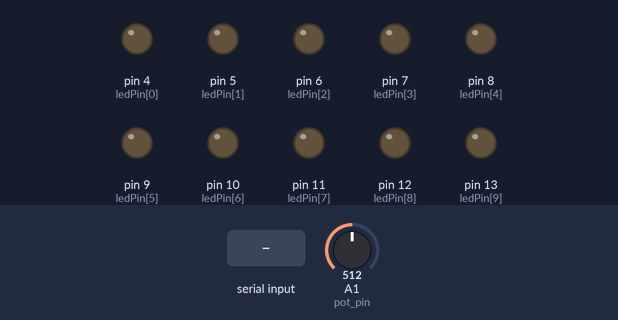
A sketch run on a simulated Arduino Uno, built with avr-gcc and run on an emulated ATmega328P. Shown: output pins drawn as LEDs (lit = HIGH). The test bench sets the inputs (shaded band); at power-on: A1 (pot_pin) = 512. What the sketch prints to the serial monitor is not drawn.

Above: at 1.2 s.
1.3 s: "1\n" received over Serial
At 2.1 s:
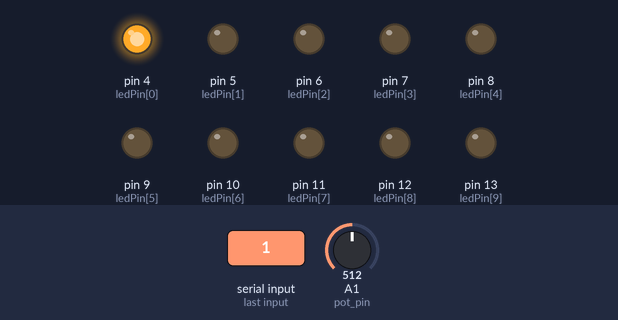
2.8 s: byte 50 ('2') received over Serial
At 3.2 s:
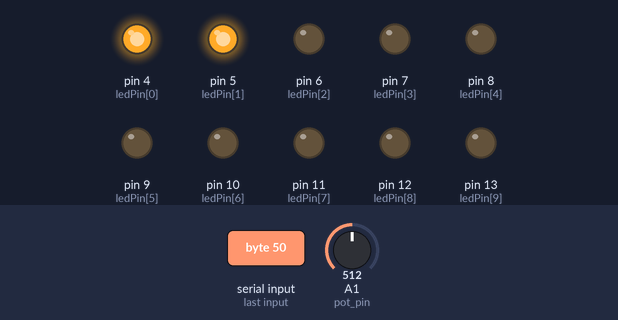
4.3 s: byte 51 ('3') received over Serial
At 5.5 s:
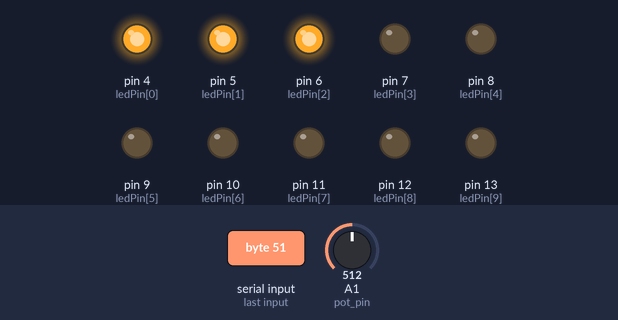
5.8 s: byte 52 ('4') received over Serial
At 6.7 s:
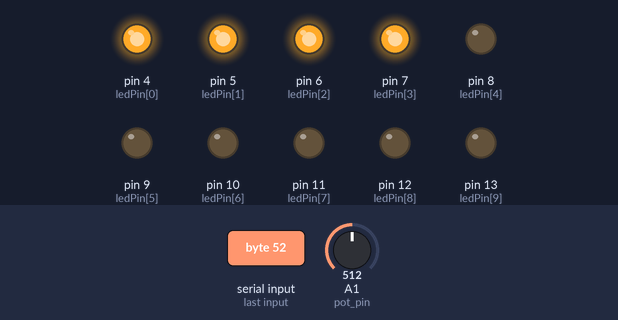
7.3 s: byte 53 ('5') received over Serial
At 7.8 s:
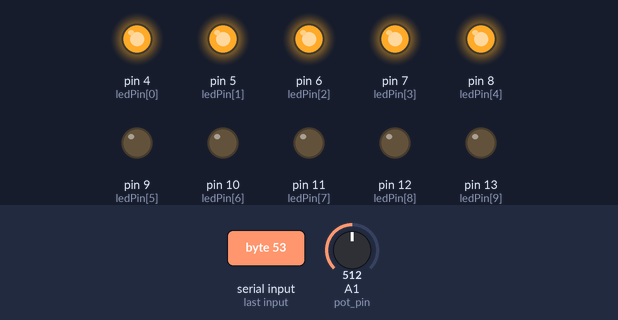
8.8 s: byte 54 ('6') received over Serial
At 10.2 s:
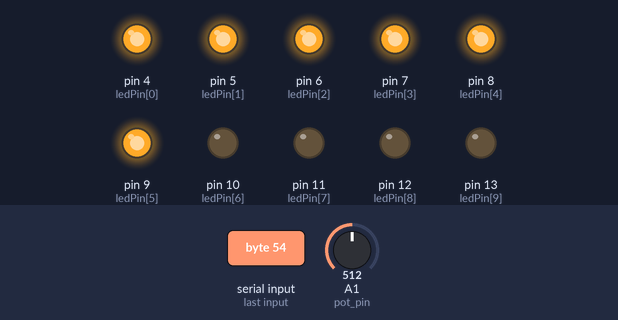
Timing chart, 0 to 11.3 s (numbered marks = the images above; inputs shaded):
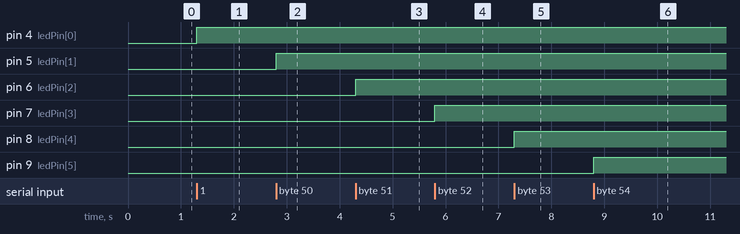

The sketch:

arduino.ino
```cpp
int ledPin[] = {4,5,6,7,8,9,10,11,12,13}; // the pin that the LED is attached to
int sound_lvl;
int cont_lvl;
int pot_pin = A1;
int old_vol_lvl = 0;
void setup() {
  // initialize serial communication:
  Serial.begin(9600);
  // initialize the LED pin as an output:
  for (int i = 13; i > 3; i--) {
    pinMode(i, OUTPUT);
  }
}


void loop() {

  cont_lvl = map(analogRead(pot_pin), 0, 100, 0, 1024);
  if (abs(cont_lvl - old_vol_lvl) > 2) {
    old_vol_lvl = cont_lvl;
    Serial.println(cont_lvl);
  }else{

  }

  if (Serial.available() > 0) {
    // read the oldest byte in the serial buffer:
    sound_lvl = Serial.read();
    if (sound_lvl == ' ' || sound_lvl == '\n')
      ;
    else {
      //Serial.print('\n');
      switch (sound_lvl) {
        case '0':
          turn_on(0);
          break;
        case '1':
          turn_on(1);
          break;

        case '2':
          turn_on(2);
          break;

        case '3':
          turn_on(3);
          break;

        case '4':
          turn_on(4);
          break;

        case '5':
          turn_on(5);
          break;

        case '6':
          turn_on(6);
          break;

        case '7':
          turn_on(7);
          break;

        case '8':
          turn_on(8);
          break;

        case '9':
          turn_on(9);
          break;
        case '10':
            turn_on('10');
            break;
      }
    }
  }
}

void turn_on(int level) {
  for (int i = 0; i < level; i++) {
    digitalWrite(ledPin[i], HIGH);
  }
  for (int i = 14; i >= level; i--) {
    digitalWrite(ledPin[i], LOW);
   }
}
// // the pin that the LED is attached to
//int sound_level;      // a variable to read incoming serial data into
//
//void setup() {
//  // initialize serial communication:
//  Serial.begin(9600);
//  // initialize the LED pin as an output:

//}
//
//void loop() {
//
//  if (Serial.available() > 0) {
//    // read the oldest byte in the serial buffer:
//    sound_level = Serial.read();
//    printf("sound: %d\n", sound_level);

//}
```

Measured:
- after the input at 1.3 s, pin 4 (ledPin[0]): LOW → HIGH at once
- after the input at 2.8 s, pin 5 (ledPin[1]): LOW → HIGH at once
- after the input at 4.3 s, pin 6 (ledPin[2]): LOW → HIGH at once
- after the input at 5.8 s, pin 7 (ledPin[3]): LOW → HIGH at once
- after the input at 7.3 s, pin 8 (ledPin[4]): LOW → HIGH at once
- after the input at 8.8 s, pin 9 (ledPin[5]): LOW → HIGH at once
